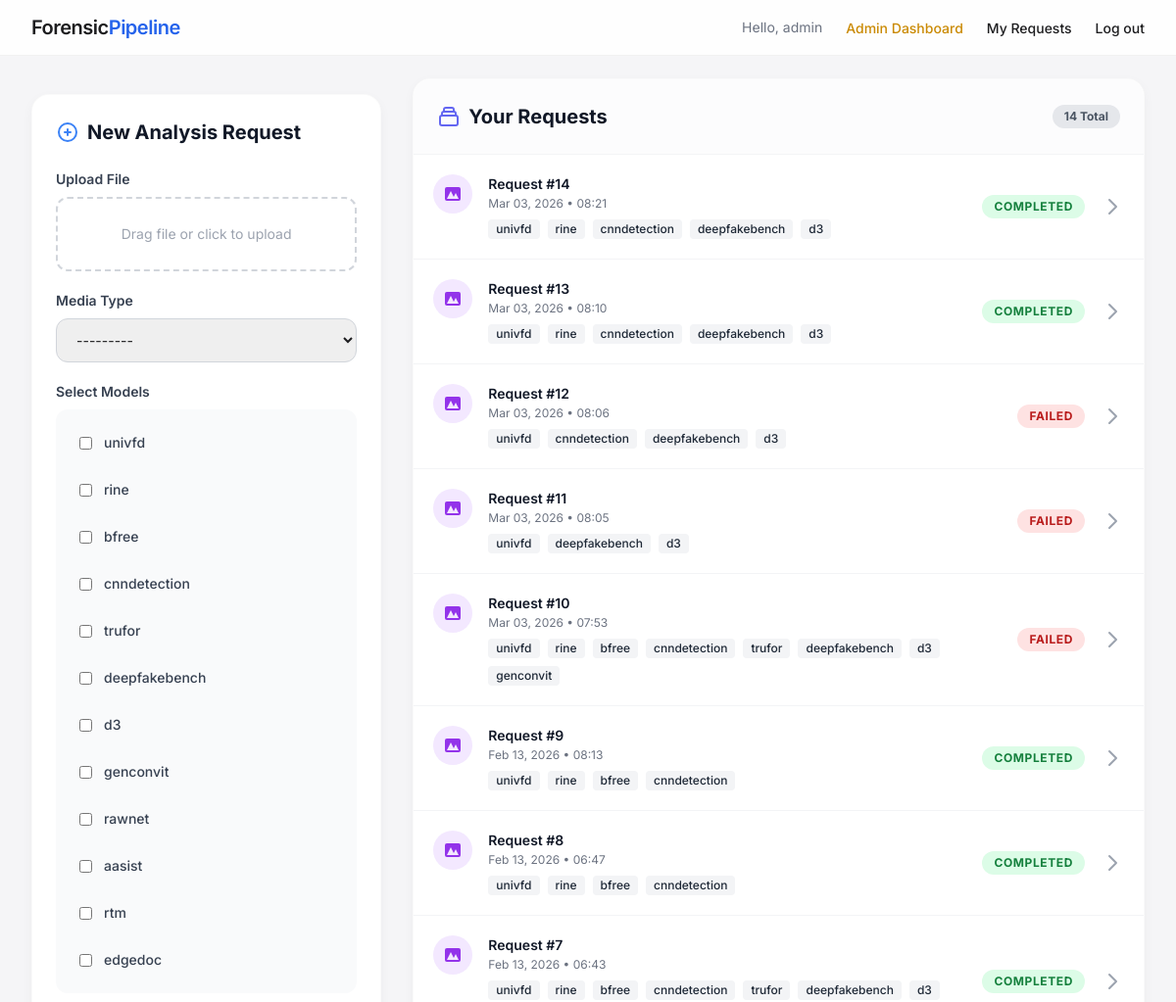
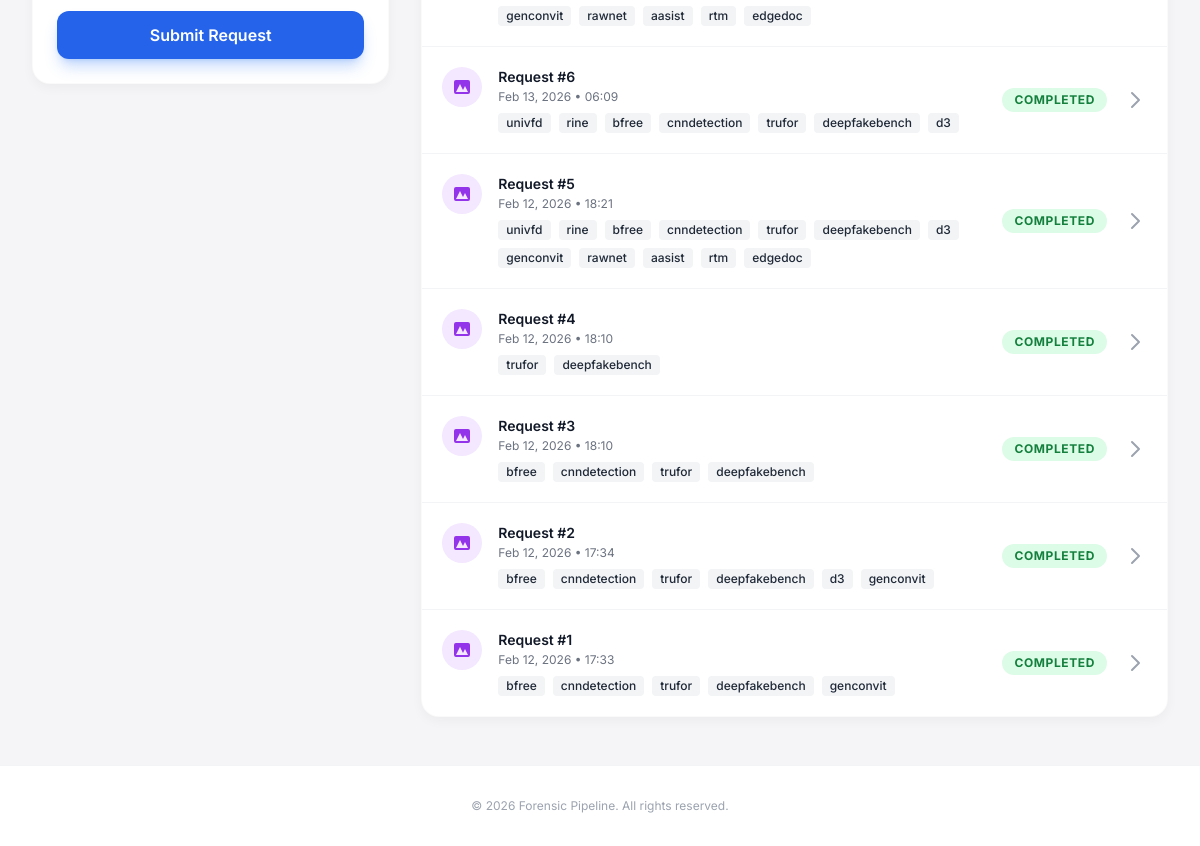
The app's page / (signed in) with its own data (2 pictures, top to bottom).
### accounts/models.py (models this page shows, shortened)
class CustomUser(AbstractUser):
    is_admin = models.BooleanField(default=False)

### analysis/models.py (models this page shows, shortened)
class ForensicRequest(models.Model):
    STATUS_CHOICES = (
        ('PENDING', 'Pending'),
        ('PROCESSING', 'Processing'),
        ('COMPLETED', 'Completed'),
        ('FAILED', 'Failed'),
    )
    user = models.ForeignKey(settings.AUTH_USER_MODEL, on_delete=models.CASCADE)
    input_file = models.FileField(upload_to='uploads/%Y/%m/%d/')
    media_type = models.CharField(max_length=10, choices=[('image', 'Image'), ('video', 'Video')])
    selected_models = models.JSONField(default=list) # List of model names
    status = models.CharField(max_length=20, choices=STATUS_CHOICES, default='PENDING')
    report_content = models.TextField(blank=True, null=True)
    created_at = models.DateTimeField(auto_now_add=True)

### analysis/views.py (the view)
# urls.py: path('', views.dashboard, name='dashboard'),
@login_required
def dashboard(request):
    if request.user.is_superuser:
        requests = ForensicRequest.objects.all().order_by('-created_at')
    else:
        requests = ForensicRequest.objects.filter(user=request.user).order_by('-created_at')
    if request.method == 'POST':
        form = ForensicRequestForm(request.POST, request.FILES)
        if form.is_valid():
            forensic_req = form.save(commit=False)
            forensic_req.user = request.user
            forensic_req.save()
            process_forensic_request.delay(forensic_req.id)
            return redirect('dashboard')
    else:
        form = ForensicRequestForm()
    return render(request, 'analysis/dashboard.html', {'requests': requests, 'form': form})

### analysis/forms.py (shortened to what this page needs)
class ForensicRequestForm(forms.ModelForm):
    models_choices = [(m, m) for m in get_available_models()]
    selected_models = forms.MultipleChoiceField(
        choices=models_choices,
        widget=forms.CheckboxSelectMultiple,
        required=True
    )
    class Meta:
        model = ForensicRequest
        fields = ['input_file', 'media_type', 'selected_models']

### templates/analysis/dashboard.html (shortened to what this page needs)
{% extends 'base.html' %}
{% block content %}
<div class="grid grid-cols-1 lg:grid-cols-12 gap-8">
    <div class="lg:col-span-4 self-start sticky top-24">
        <div class="apple-card p-6">
            <h2 class="text-xl font-bold mb-6 text-gray-900 flex items-center">
                <svg xmlns="http://www.w3.org/2000/svg" class="h-6 w-6 mr-2 text-blue-500" fill="none"
                    viewBox="0 0 24 24" stroke="currentColor">
                    <path stroke-linecap="round" stroke-linejoin="round" stroke-width="2"
                        d="M12 9v3m0 0v3m0-3h3m-3 0H9m12 0a9 9 0 11-18 0 9 9 0 0118 0z" />
                </svg>
                New Analysis Request
            </h2>
            <form method="post" enctype="multipart/form-data" class="space-y-5">
                <div>
                    <label class="block text-sm font-semibold text-gray-700 mb-2">Upload File</label>
                    <div
                        class="relative border-2 border-dashed border-gray-300 rounded-xl p-6 hover:bg-gray-50 transition-colors text-center cursor-pointer">
                        {{ form.input_file }}
                        <div class="pointer-events-none absolute inset-0 flex items-center justify-center"
                            id="upload-placeholder">
                            <span class="text-gray-400 text-sm">Drag file or click to upload</span>
                        </div>
                    </div>
                </div>
                <div>
                    <label class="block text-sm font-semibold text-gray-700 mb-2">Media Type</label>
                    <div class="relative">
                        {{ form.media_type }}
                    </div>
                </div>
                <div>
                    <label class="block text-sm font-semibold text-gray-700 mb-2">Select Models</label>
                    <div class="bg-gray-50 p-4 rounded-xl space-y-3">
                        {% for checkbox in form.selected_models %}
                        <label
                            class="flex items-center p-2 rounded-lg hover:bg-white hover:shadow-sm transition-all cursor-pointer">
                            {{ checkbox.tag }}
                            <span class="ml-3 text-sm text-gray-700 font-medium">{{ checkbox.choice_label }}</span>
                        </label>
                        {% endfor %}
                    </div>
                </div>
                <button type="submit"
                    class="w-full bg-blue-600 text-white rounded-xl px-4 py-3 font-semibold hover:bg-blue-700 transition-colors shadow-lg shadow-blue-500/30">
                    Submit Request
                </button>
            </form>
        </div>
    </div>
    <div class="lg:col-span-8">
        <div class="apple-card overflow-hidden">
            <div class="border-b border-gray-100 p-6 flex justify-between items-center bg-gray-50/50">
                <h2 class="text-xl font-bold text-gray-900 flex items-center">
                    Your Requests
                </h2>
                <span class="bg-gray-200 text-gray-600 py-1 px-3 rounded-full text-xs font-bold">{{ requests.count }}
                    Total</span>
            </div>
            {% if requests %}
            <ul class="divide-y divide-gray-100">
                {% for req in requests %}
                <li class="p-5 hover:bg-gray-50 transition-colors">
                    <div class="flex flex-col sm:flex-row sm:items-center justify-between gap-4">
                        <div class="flex items-start space-x-4">
                            <div class="h-10 w-10 rounded-full flex items-center justify-center flex-shrink-0
                                {% if req.media_type == 'image' %}bg-purple-100 text-purple-600
                                {% else %}bg-pink-100 text-pink-600{% endif %}">
                                {% if req.media_type == 'image' %}
                                <svg xmlns="http://www.w3.org/2000/svg" class="h-5 w-5" viewBox="0 0 20 20"
                                    fill="currentColor">
                                    <path fill-rule="evenodd"
                                        d="M4 3a2 2 0 00-2 2v10a2 2 0 002 2h12a2 2 0 002-2V5a2 2 0 00-2-2H4zm12 12H4l4-8 3 6 2-4 3 6z"
                                        clip-rule="evenodd" />
                                </svg>
                                {% else %}
                                <svg xmlns="http://www.w3.org/2000/svg" class="h-5 w-5" viewBox="0 0 20 20"
                                    fill="currentColor">
                                    <path
                                        d="M2 6a2 2 0 012-2h6a2 2 0 012 2v8a2 2 0 01-2 2H4a2 2 0 01-2-2V6zM14.553 7.106A1 1 0 0014 8v4a1 1 0 00.553.894l2 1A1 1 0 0018 13V7a1 1 0 00-1.447-.894l-2 1z" />
                                </svg>
                                {% endif %}
                            </div>
                            <div>
                                <p class="text-sm font-semibold text-gray-900">Request #{{ req.id }}</p>
                                <p class="text-xs text-gray-500 mt-0.5">{{ req.created_at|date:"M d, Y • H:i" }}</p>
                                <div class="mt-2 flex flex-wrap gap-2">
                                    {% for model in req.selected_models %}
                                    <span
                                        class="inline-flex items-center px-2 py-0.5 rounded text-xs font-medium bg-gray-100 text-gray-800">
                                        {{ model }}
                                    </span>
                                    {% endfor %}
                                </div>
                            </div>
                        </div>
                        <div class="flex items-center justify-between sm:justify-end gap-4 w-full sm:w-auto">
                            <span class="px-3 py-1 rounded-full text-xs font-bold uppercase tracking-wider
                                {% if req.status == 'COMPLETED' %}bg-green-100 text-green-700
                                {% elif req.status == 'FAILED' %}bg-red-100 text-red-700
                                {% else %}bg-yellow-100 text-yellow-700 animate-pulse{% endif %}">
                                {{ req.status }}
                            </span>
                            <a href="{% url 'request_detail' req.id %}"
                                class="text-gray-400 hover:text-blue-600 transition-colors">
                                <svg xmlns="http://www.w3.org/2000/svg" class="h-6 w-6" fill="none" viewBox="0 0 24 24"
                                    stroke="currentColor">
                                    <path stroke-linecap="round" stroke-linejoin="round" stroke-width="2"
                                        d="M9 5l7 7-7 7" />
                                </svg>
                            </a>
                        </div>
                    </div>
                </li>
                {% endfor %}
            </ul>
            {% endif %}
        </div>
    </div>
</div>
{% endblock %}

### templates/base.html (shortened to what this page needs)
<!DOCTYPE html>
<html lang="en">
<head>
    <script src="https://cdn.tailwindcss.com"></script>
</head>
<body class="min-h-screen flex flex-col">
    <nav class="glass-nav fixed w-full z-50 transition-all duration-300">
        <div class="max-w-7xl mx-auto px-4 sm:px-6 lg:px-8">
            <div class="flex justify-between h-14 items-center">
                <div class="flex-shrink-0 flex items-center">
                    <a href="/" class="text-xl font-semibold tracking-tight">Forensic<span
                            class="text-blue-600">Pipeline</span></a>
                </div>
                <div class="hidden md:flex items-center space-x-6">
                    {% if user.is_authenticated %}
                    <span class="text-sm text-gray-500">Hello, {{ user.username }}</span>
                    {% if user.is_superuser %}
                    <a href="{% url 'admin_dashboard' %}"
                        class="nav-link text-yellow-600 hover:text-yellow-700 font-medium">Admin Dashboard</a>
                    {% endif %}
                    <a href="{% url 'dashboard' %}" class="nav-link">My Requests</a>
                    <form action="{% url 'logout' %}" method="post" class="inline">
                        <button type="submit" class="nav-link bg-transparent border-0 cursor-pointer">Log out</button>
                    </form>
                    {% else %}
                    <a href="{% url 'login' %}" class="nav-link">Log in</a>
                    <a href="{% url 'register' %}" class="btn-primary">Sign up</a>
                    {% endif %}
                </div>
            </div>
        </div>
    </nav>
    <div class="flex-grow pt-20 pb-12 px-4 sm:px-6 lg:px-8 max-w-7xl mx-auto w-full">
        {% block content %}
        {% endblock %}
    </div>
    <footer class="bg-white border-t border-gray-100 py-8 mt-auto">
        <div class="max-w-7xl mx-auto px-4 text-center text-gray-400 text-xs">
            <p>&copy; {% now "Y" %} Forensic Pipeline. All rights reserved.</p>
        </div>
    </footer>
</body>
</html>

### templates/base.html (style rules this page uses)
body { background-color: #F5F5F7; font-family: 'Inter', -apple-system, BlinkMacSystemFont, sans-serif; -webkit-font-smoothing: antialiased; color: #1d1d1f; }
.glass-nav { background: rgba(255, 255, 255, 0.85); backdrop-filter: blur(20px); -webkit-backdrop-filter: blur(20px); border-bottom: 1px solid rgba(0, 0, 0, 0.05); }
.nav-link { color: #1d1d1f; font-size: 14px; font-weight: 500; transition: color 0.2s ease; }
.apple-card { background: #FFFFFF; border-radius: 18px; box-shadow: 0 4px 12px rgba(0, 0, 0, 0.04); border: 1px solid rgba(0, 0, 0, 0.02); }

### templates/analysis/dashboard.html (style rules this page uses)
input[type="file"] { width: 100%; color: transparent; }
select { width: 100%; border-radius: 0.75rem; border: 1px solid #d1d5db; padding: 0.75rem 1rem; font-size: 0.875rem; outline: none; transition: border-color 0.2s; }

### records on screen
CustomUser: username "admin"
ForensicRequest: media_type "image" (drawn), id "14", created_at "Mar 03, 2026 • 08:21", selected_models "univfd" "rine" "cnndetection" "deepfakebench" "d3", status "COMPLETED"
ForensicRequest: media_type "image" (drawn), id "13", created_at "Mar 03, 2026 • 08:10", selected_models "univfd" "rine" "cnndetection" "deepfakebench" "d3", status "COMPLETED"
ForensicRequest: media_type "image" (drawn), id "12", created_at "Mar 03, 2026 • 08:06", selected_models "univfd" "cnndetection" "deepfakebench" "d3", status "FAILED"
ForensicRequest: media_type "image" (drawn), id "11", created_at "Mar 03, 2026 • 08:05", selected_models "univfd" "deepfakebench" "d3", status "FAILED"
ForensicRequest: media_type "image" (drawn), id "10", created_at "Mar 03, 2026 • 07:53", selected_models "univfd" "rine" "bfree" "cnndetection" "trufor" "deepfakebench" "d3" "genconvit", status "FAILED"
ForensicRequest: media_type "image" (drawn), id "9", created_at "Feb 13, 2026 • 08:13", selected_models "univfd" "rine" "bfree" "cnndetection", status "COMPLETED"
ForensicRequest: media_type "image" (drawn), id "8", created_at "Feb 13, 2026 • 06:47", selected_models "univfd" "rine" "bfree" "cnndetection", status "COMPLETED"
ForensicRequest: media_type "image" (drawn), id "7", created_at "Feb 13, 2026 • 06:43", selected_models "univfd" "rine" "bfree" "cnndetection" "trufor" "deepfakebench" "d3" "genconvit" "rawnet" "aasist" "rtm" "edgedoc", status "COMPLETED"
ForensicRequest: media_type "image" (drawn), id "6", created_at "Feb 13, 2026 • 06:09", selected_models "univfd" "rine" "bfree" "cnndetection" "trufor" "deepfakebench" "d3", status "COMPLETED"
ForensicRequest: media_type "image" (drawn), id "5", created_at "Feb 12, 2026 • 18:21", selected_models "univfd" "rine" "bfree" "cnndetection" "trufor" "deepfakebench" "d3" "genconvit" "rawnet" "aasist" "rtm" "edgedoc", status "COMPLETED"
ForensicRequest: media_type "image" (drawn), id "4", created_at "Feb 12, 2026 • 18:10", selected_models "trufor" "deepfakebench", status "COMPLETED"
ForensicRequest: media_type "image" (drawn), id "3", created_at "Feb 12, 2026 • 18:10", selected_models "bfree" "cnndetection" "trufor" "deepfakebench", status "COMPLETED"
ForensicRequest: media_type "image" (drawn), id "2", created_at "Feb 12, 2026 • 17:34", selected_models "bfree" "cnndetection" "trufor" "deepfakebench" "d3" "genconvit", status "COMPLETED"
ForensicRequest: media_type "image" (drawn), id "1", created_at "Feb 12, 2026 • 17:33", selected_models "bfree" "cnndetection" "trufor" "deepfakebench" "genconvit", status "COMPLETED"

### other values on screen
{{ checkbox.choice_label }} "univfd" "rine" "bfree" "cnndetection" "trufor" "deepfakebench" "d3" "genconvit" "rawnet" "aasist" "rtm" "edgedoc"
{{ requests.count }} "14"
